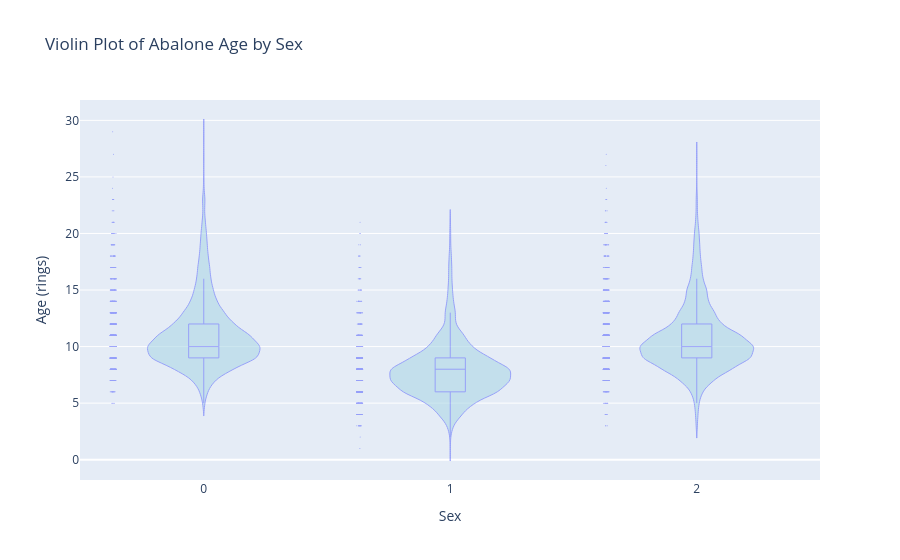

Notebook source saved alongside this figure:
### Markdown cell above
#### 3.2.3. Violin plots

Last week, we've already seen that violin plots can be useful to visualise the distributions in different categories. Here, our only categorical variable is 'Sex'.

**TASK:** From the ```plotly.graph_objs``` library we imported earlier, use ```Figure()``` and ```Violin()``` to plot the Age ('Rings') distribution for each class of 'Sex'. Use ```update_layout``` on your figure object to add ```title, xaxis_title, yaxis_title```.

### Code cell
fig = go.Figure(data=[go.Violin(x=df['Sex'], y=df['Rings'], box_visible=True, points='all', jitter=0.05, marker=dict(size=1), line=dict(width=1), fillcolor='lightblue', opacity=0.6)])
fig.update_layout(title='Violin Plot of Abalone Age by Sex',
                  xaxis_title='Sex',
                  yaxis_title='Age (rings)')
fig.show()

### Figure 1 — Plotly figure (JSON) as saved in the notebook; plotly's stock layout.template omitted (floating-point values rounded to 4 significant figures; data arrays with more than 128 entries replaced by an {"elided": "..."} marker saying what was removed)
{"data": [{"box": {"visible": true}, "fillcolor": "lightblue", "jitter": 0.05, "line": {"width": 1}, "marker": {"size": 1}, "opacity": 0.6, "points": "all", "type": "violin", "x": {"elided": "4177 float values"}, "y": {"elided": "4177 int values"}}], "layout": {"title": {"text": "Violin Plot of Abalone Age by Sex"}, "xaxis": {"title": {"text": "Sex"}}, "yaxis": {"title": {"text": "Age (rings)"}}}}
